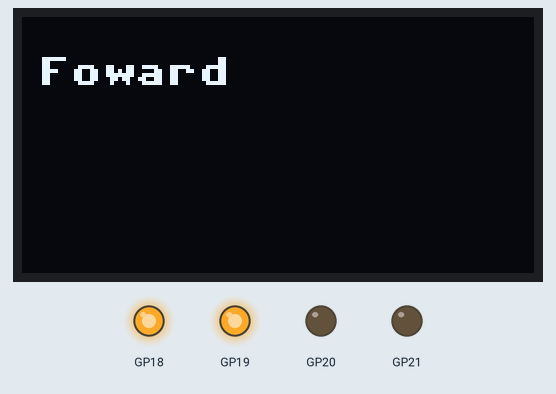
Bench run of a program on a simulated Raspberry Pi Pico running MicroPython. Parts: 128×64 one-colour display, output pins drawn as LEDs (lit = HIGH). Library files of the repository ran but are not shown: ssd1306.py; pins used as bus, display or sensor lines are not drawn; what the program prints to the serial console is not drawn.

Above: at 0.1 s.
At 2.1 s:
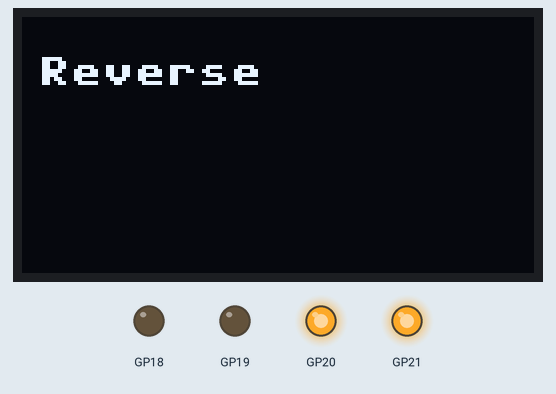
At 4.1 s:
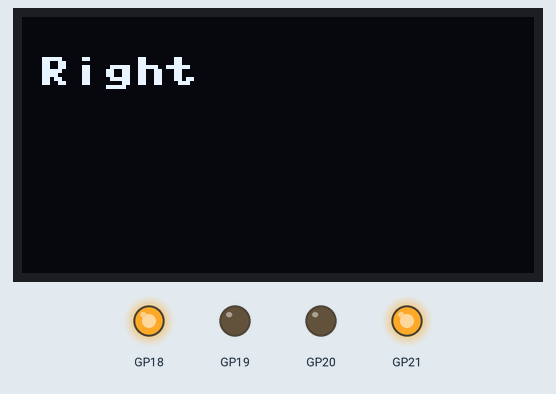
At 6.1 s:
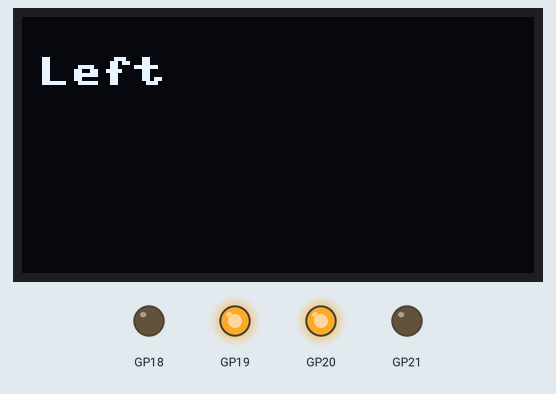
Timing chart, 0 to 39.6 s (numbered marks = the images above):
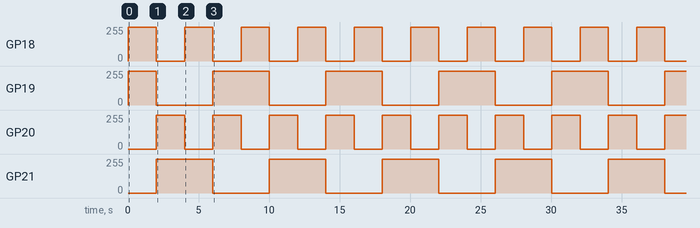

Measured:
- by itself, GP18, GP20: alternates 252/255 for 2.0 s and 0/255 for 2.0 s
- by itself, GP19: repeats every 8.0 s: 0/255 4.0 s, 252/255 4.0 s
- by itself, GP21: alternates 252/255 for 4.0 s and 0/255 for 4.0 s
- what the display in image 0 shows lasts 2.0 s, from 0.0 s to 2.0 s

The program:

test-drive-all.py
```python
# drive forward
import machine
from machine import Pin, PWM
from time import sleep
import ssd1306
import config

spi_sck=machine.Pin(config.SCL_PIN)
spi_tx=machine.Pin(config.SDA_PIN)
spi=machine.SPI(config.SPI_BUS,baudrate=config.SPI_BAUDRATE,sck=spi_sck, mosi=spi_tx)
CS = machine.Pin(config.CS_PIN)
DC = machine.Pin(config.DC_PIN)
RES = machine.Pin(config.RES_PIN)

width=config.DISPLAY_WIDTH
height=config.DISPLAY_HEIGHT
oled = ssd1306.SSD1306_SPI(width, height, spi, DC, RES, CS)

# lower right pins with USB on top
RIGHT_FORWARD_PIN = config.RIGHT_FORWARD_PIN
RIGHT_REVERSE_PIN = config.RIGHT_REVERSE_PIN
LEFT_FORWARD_PIN = config.LEFT_FORWARD_PIN
LEFT_REVERSE_PIN = config.LEFT_REVERSE_PIN

DRIVE_SPEED = 255 # 100 to 255

right_forward = PWM(Pin(RIGHT_FORWARD_PIN))
right_reverse = PWM(Pin(RIGHT_REVERSE_PIN))
left_forward = PWM(Pin(LEFT_FORWARD_PIN))
left_reverse = PWM(Pin(LEFT_REVERSE_PIN))

TEST_TIME = 2 # seconds per test

def turn_motor_on(pwm):
   pwm.duty_u16(int(DRIVE_SPEED * 254)) # 0 to 65025

def turn_motor_off(pwm):
   pwm.duty_u16(0)

def forward():
    print(' forward ', sep='')
    turn_motor_on(right_forward)
    turn_motor_on(left_forward)
    #turn_motor_off(right_reverse)
    #turn_motor_off(left_reverse)

def reverse():
    print(' reverse ', sep='')
    turn_motor_on(right_reverse)
    turn_motor_on(left_reverse)
    turn_motor_off(right_forward)
    turn_motor_off(left_forward)

def turn_right():
    print(' turning right ', sep='')
    turn_motor_on(right_reverse)
    turn_motor_on(left_forward)
    turn_motor_off(right_forward)
    turn_motor_off(left_reverse)

def turn_left():
    print(' turning left ', sep='')
    turn_motor_on(right_forward)
    turn_motor_on(left_reverse)
    turn_motor_off(right_reverse)
    turn_motor_off(left_forward)

def stop():
    print(' stop ', sep='')
    turn_motor_off(right_reverse)
    turn_motor_off(left_forward)
    turn_motor_off(right_forward)
    turn_motor_off(left_reverse)

def test():
    print('runnint forward, reverse, right, left test')

    stop()
    forward()
    oled.fill(0)
    oled.text('Foward', 4, 10, 1)
    oled.show()
    sleep(TEST_TIME)
    reverse()
    oled.fill(0)
    oled.text('Reverse', 4, 10, 1)
    oled.show()
    sleep(TEST_TIME)
    turn_right()
    oled.fill(0)
    oled.text('Right', 4, 10, 1)
    oled.show()
    sleep(TEST_TIME)
    turn_left()
    oled.fill(0)
    oled.text('Left', 4, 10, 1)
    oled.show()
    sleep(TEST_TIME)

while True:
    test()
```

config.py
```python
# Hardware configuration for the Cytron Maker Pi RP2040
# Ultrasonic Bot: motors, an HC-SR04 ultrasonic distance sensor, and an
# SSD1306 SPI OLED display.
#
# NOTE: main.py, stop-motors.py and test-drive-all.py previously disagreed
# with each other about which GPIO pins drive the motors, and
# display-logo-ping.py used a different trigger/echo pair than main.py. The
# values below match main.py and the 11-ping-lab documentation page, which
# are treated as the canonical wiring for this kit.

from machine import Pin, SPI
import ssd1306

# ---------------------------------------------------------------------------
# Motor driver (H-bridge on GP18-GP21)
# ---------------------------------------------------------------------------
RIGHT_FORWARD_PIN = 19
RIGHT_REVERSE_PIN = 21
LEFT_FORWARD_PIN = 18
LEFT_REVERSE_PIN = 20
MAX_POWER_LEVEL = 65025

# ---------------------------------------------------------------------------
# HC-SR04 ultrasonic distance sensor
# ---------------------------------------------------------------------------
TRIGGER_PIN = 16
ECHO_PIN = 17

# ---------------------------------------------------------------------------
# SSD1306 SPI OLED display
# ---------------------------------------------------------------------------
DISPLAY_WIDTH = 128
DISPLAY_HEIGHT = 64
SPI_BUS = 0
SPI_BAUDRATE = 100000
SCL_PIN = 2   # SPI clock
SDA_PIN = 3   # SPI MOSI
RES_PIN = 5
DC_PIN = 4
CS_PIN = 1


def init_display():
    clock = Pin(SCL_PIN)
    data = Pin(SDA_PIN)
    res = Pin(RES_PIN)
    dc = Pin(DC_PIN)
    cs = Pin(CS_PIN)
    spi = SPI(SPI_BUS, baudrate=SPI_BAUDRATE, sck=clock, mosi=data)
    return ssd1306.SSD1306_SPI(DISPLAY_WIDTH, DISPLAY_HEIGHT, spi, dc, res, cs)
```
